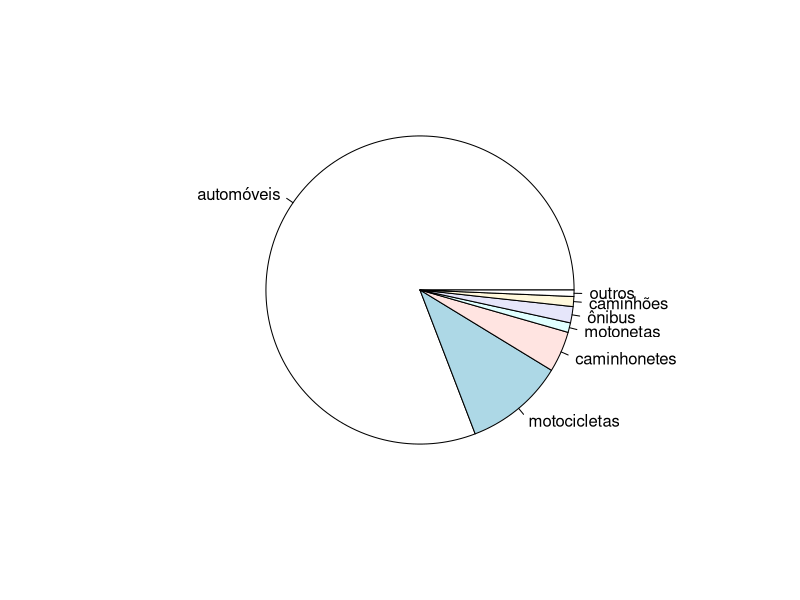

Generate this figure with R:
frota<-c(151882,19627,8058,1895,3201,1969,1268)

names(frota)<-c("automóveis","motocicletas","caminhonetes","motonetas","ônibus","caminhões","outros")

pie(frota)


